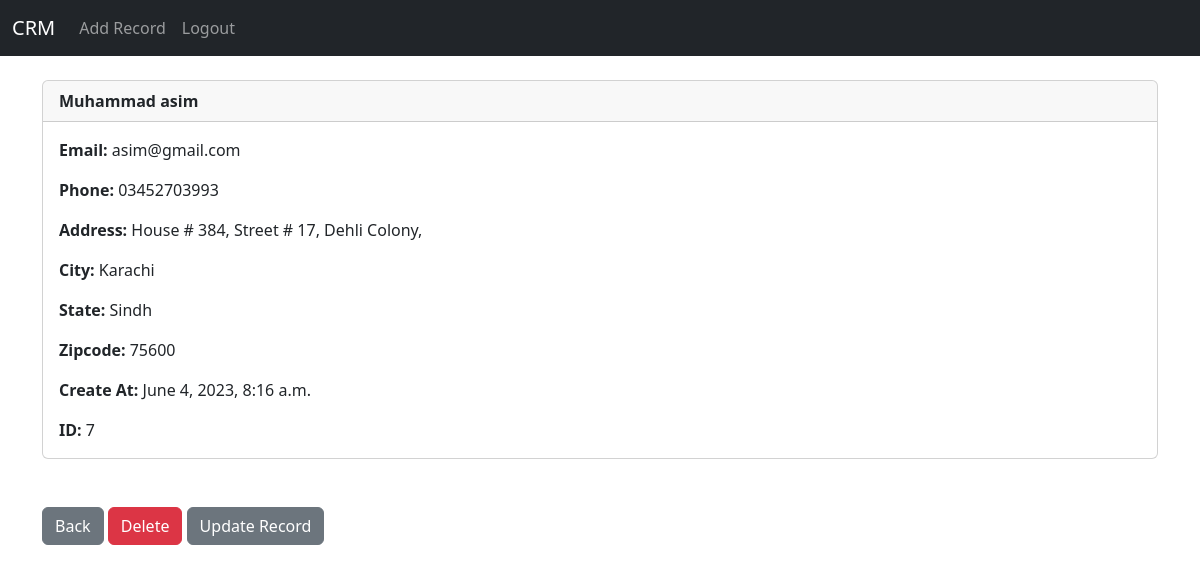
The app's page /record/7 (signed in) with its own data.
### website/models.py (models this page shows, shortened)
class Record(models.Model):
	created_at = models.DateTimeField(auto_now_add=True)
	first_name = models.CharField(max_length=50)
	last_name =  models.CharField(max_length=50)
	email =  models.CharField(max_length=100)
	phone = models.CharField(max_length=15)
	address =  models.CharField(max_length=100)
	city =  models.CharField(max_length=50)
	state =  models.CharField(max_length=50)
	zipcode =  models.CharField(max_length=20)

### website/views.py (the view)
# urls.py: path('record/<int:pk>', views.customer_record, name='record'),
def customer_record(request, pk):
	if request.user.is_authenticated:
		customer_record = Record.objects.get(id=pk)
		return render(request, 'record.html', {'customer_record':customer_record})
	else:
		messages.success(request, "You Must Be Logged In To View That Page...")
		return redirect('home')

### website/templates/record.html
{% extends 'base.html' %}
{% block content %}
<div class="card">
  <div class="card-header"><strong>
    	{{ customer_record.first_name }}
		{{ customer_record.last_name }}</strong>
  </div>
  <div class="card-body">
<p class="card-text">
<strong>Email: </strong>{{ customer_record.email }}</p>
<p class="card-text">
<strong>Phone: </strong>{{ customer_record.phone }}
</p>
<p class="card-text">
<strong>Address: </strong>{{ customer_record.address }}</p>
<p class="card-text">
<strong>City: </strong>{{ customer_record.city }}</p>
<p class="card-text">
<strong>State: </strong>{{ customer_record.state }}</p>
<p class="card-text">
<strong>Zipcode: </strong>{{ customer_record.zipcode }}</p>
<p class="card-text">
<strong>Create At: </strong>{{ customer_record.created_at }}</p>
<p class="card-text">
<strong>ID: </strong>{{ customer_record.id }}</p>
  </div>
</div>
<br/><br/>
<a href="{% url 'home' %}" class="btn btn-secondary">Back</a>
<a href="{% url 'delete_record' customer_record.id %}" class="btn btn-danger">Delete</a>
<a href="{% url 'update_record' customer_record.id %}" class="btn btn-secondary">Update Record</a>
{% endblock %}

### records on screen
Record: first_name "Muhammad", last_name "asim", email "asim@gmail.com", phone "03452703993", address "House # 384, Street # 17, Dehli Colony,", city "Karachi", state "Sindh", zipcode "75600", created_at "June 4, 2023, 8:16 a.m.", id "7"
